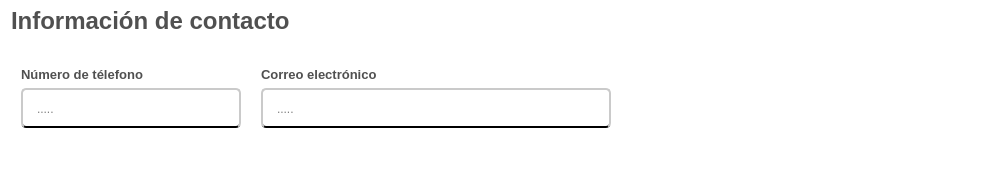
              <widget class="QFrame" name="info_contactos">
               <property name="sizePolicy">
                <sizepolicy hsizetype="Preferred" vsizetype="Preferred">
                 <horstretch>0</horstretch>
                 <verstretch>10</verstretch>
                </sizepolicy>
               </property>
               <property name="minimumSize">
                <size>
                 <width>1000</width>
                 <height>150</height>
                </size>
               </property>
               <property name="styleSheet">
                <string notr="true">QFrame{

	background-color: rgb(255, 255, 255);

}</string>
               </property>
               <property name="frameShape">
                <enum>QFrame::NoFrame</enum>
               </property>
               <property name="frameShadow">
                <enum>QFrame::Raised</enum>
               </property>
               <layout class="QVBoxLayout" name="verticalLayout_9">
                <item>
                 <widget class="QLabel" name="label_titulo_del_segmento_info_contacto">
                  <property name="maximumSize">
                   <size>
                    <width>16777215</width>
                    <height>20</height>
                   </size>
                  </property>
                  <property name="font">
                   <font>
                    <family>Arial</family>
                    <pointsize>18</pointsize>
                    <weight>75</weight>
                    <bold>true</bold>
                   </font>
                  </property>
                  <property name="styleSheet">
                   <string notr="true">QLabel{
	
	
	color: rgb(80, 80, 80);

	border-color: #ffffff;


}
</string>
                  </property>
                  <property name="text">
                   <string>Información de contacto</string>
                  </property>
                  <property name="scaledContents">
                   <bool>false</bool>
                  </property>
                 </widget>
                </item>
                <item>
                 <widget class="QFrame" name="espacio_para_preguntas_2">
                  <property name="styleSheet">
                   <string notr="true">border-radius:0px;
/*border:1px solid;*/</string>
                  </property>
                  <property name="frameShape">
                   <enum>QFrame::NoFrame</enum>
                  </property>
                  <property name="frameShadow">
                   <enum>QFrame::Raised</enum>
                  </property>
                  <layout class="QGridLayout" name="gridLayout_5">
                   <property name="leftMargin">
                    <number>10</number>
                   </property>
                   <property name="topMargin">
                    <number>30</number>
                   </property>
                   <property name="rightMargin">
                    <number>10</number>
                   </property>
                   <property name="bottomMargin">
                    <number>30</number>
                   </property>
                   <property name="horizontalSpacing">
                    <number>20</number>
                   </property>
                   <item row="0" column="0" alignment="Qt::AlignTop">
                    <widget class="QLabel" name="label_numero_de_telefono">
                     <property name="maximumSize">
                      <size>
                       <width>16777215</width>
                       <height>20</height>
                      </size>
                     </property>
                     <property name="font">
                      <font>
                       <family>Arial</family>
                       <pointsize>10</pointsize>
                       <weight>75</weight>
                       <bold>true</bold>
                      </font>
                     </property>
                     <property name="styleSheet">
                      <string notr="true">QLabel{
		
	color: rgb(80, 80, 80);

	border-color: #ffffff;


}
</string>
                     </property>
                     <property name="text">
                      <string>Número de télefono</string>
                     </property>
                     <property name="scaledContents">
                      <bool>false</bool>
                     </property>
                    </widget>
                   </item>
                   <item row="0" column="1" alignment="Qt::AlignTop">
                    <widget class="QLabel" name="label_correo_electronico">
                     <property name="maximumSize">
                      <size>
                       <width>16777215</width>
                       <height>20</height>
                      </size>
                     </property>
                     <property name="font">
                      <font>
                       <family>Arial</family>
                       <pointsize>10</pointsize>
                       <weight>75</weight>
                       <bold>true</bold>
                      </font>
                     </property>
                     <property name="styleSheet">
                      <string notr="true">QLabel{
		
	color: rgb(80, 80, 80);

	border-color: #ffffff;


}
</string>
                     </property>
                     <property name="text">
                      <string>Correo electrónico</string>
                     </property>
                     <property name="scaledContents">
                      <bool>false</bool>
                     </property>
                    </widget>
                   </item>
                   <item row="1" column="0" alignment="Qt::AlignTop">
                    <widget class="QLineEdit" name="input_numero_de_telefono">
                     <property name="sizePolicy">
                      <sizepolicy hsizetype="Fixed" vsizetype="Fixed">
                       <horstretch>0</horstretch>
                       <verstretch>20</verstretch>
                      </sizepolicy>
                     </property>
                     <property name="minimumSize">
                      <size>
                       <width>220</width>
                       <height>40</height>
                      </size>
                     </property>
                     <property name="styleSheet">
                      <string notr="true">QLineEdit{
	
	background-color: rgb(255, 255, 255);
	font: 12pt &quot;Arial&quot;;
	border-radius:5px;
	padding-left: 12px;
 padding-right:12px;
	padding-top:1px;
	border-bottom:2px solid black  ;
	border-top: 2px solid rgb(202, 202, 202);
	border-left: 2px solid rgb(202, 202, 202);
	border-right: 2px solid rgb(202, 202, 202);

}

QLineEdit:focus{

	border: 2px solid rgb(17, 192, 255)



}
</string>
                     </property>
                     <property name="placeholderText">
                      <string>.....</string>
                     </property>
                    </widget>
                   </item>
                   <item row="1" column="1" alignment="Qt::AlignLeft|Qt::AlignTop">
                    <widget class="QLineEdit" name="input_correo_electronico">
                     <property name="sizePolicy">
                      <sizepolicy hsizetype="Fixed" vsizetype="Fixed">
                       <horstretch>0</horstretch>
                       <verstretch>20</verstretch>
                      </sizepolicy>
                     </property>
                     <property name="minimumSize">
                      <size>
                       <width>350</width>
                       <height>40</height>
                      </size>
                     </property>
                     <property name="styleSheet">
                      <string notr="true">QLineEdit{
	
	background-color: rgb(255, 255, 255);
	font: 12pt &quot;Arial&quot;;
	border-radius:5px;
	padding-left: 12px;
 padding-right:12px;
	padding-top:1px;
	border-bottom:2px solid black  ;
	border-top: 2px solid rgb(202, 202, 202);
	border-left: 2px solid rgb(202, 202, 202);
	border-right: 2px solid rgb(202, 202, 202);

}

QLineEdit:focus{

	border: 2px solid rgb(17, 192, 255)



}
</string>
                     </property>
                     <property name="placeholderText">
                      <string>.....</string>
                     </property>
                    </widget>
                   </item>
                  </layout>
                 </widget>
                </item>
               </layout>
              </widget>
